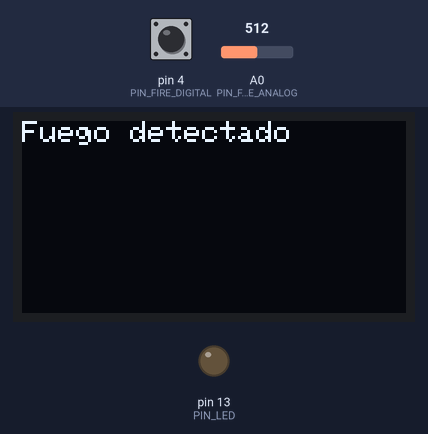
Bench run of a sketch on a simulated Arduino Uno, built with avr-gcc and run on an emulated ATmega328P. Parts: 128×64 one-colour display, output pins drawn as LEDs (lit = HIGH). The test bench sets the inputs (shaded band); at power-on: A0 (PIN_FIRE_ANALOG) = 512, pin 4 (PIN_FIRE_DIGITAL) HIGH. The display library's start-up logo is not drawn; what the sketch prints to the serial monitor is not drawn.

Above: at 3.2 s.
3.3 s: A0 (PIN_FIRE_ANALOG) set to 986
4.8 s: A0 (PIN_FIRE_ANALOG) set to 1016
At 6.1 s:
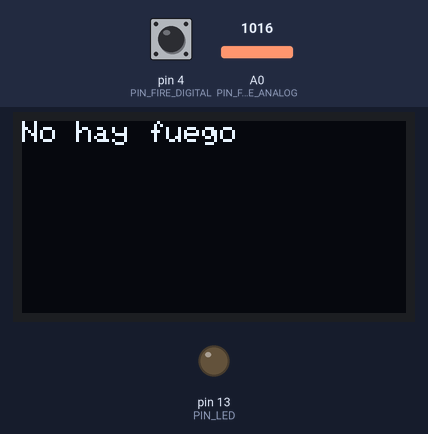
6.4 s: A0 (PIN_FIRE_ANALOG) set to 990
At 7.5 s:
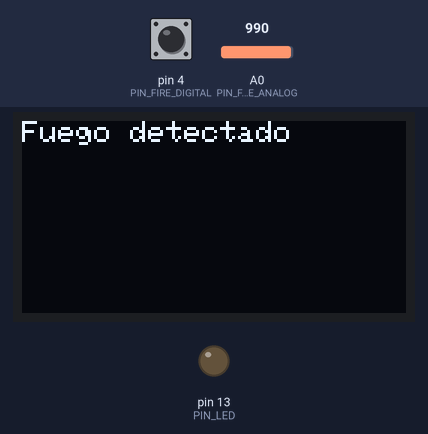
7.9 s: A0 (PIN_FIRE_ANALOG) set to 1010
At 9.1 s:
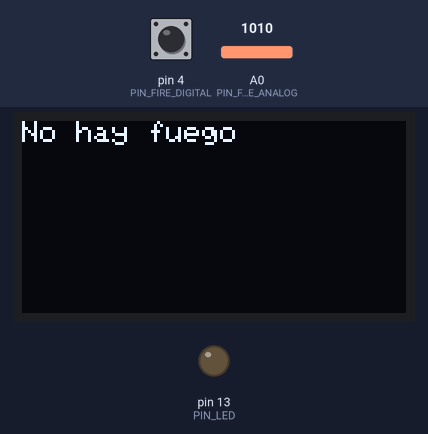
9.4 s: A0 (PIN_FIRE_ANALOG) set to 900
At 10.4 s:
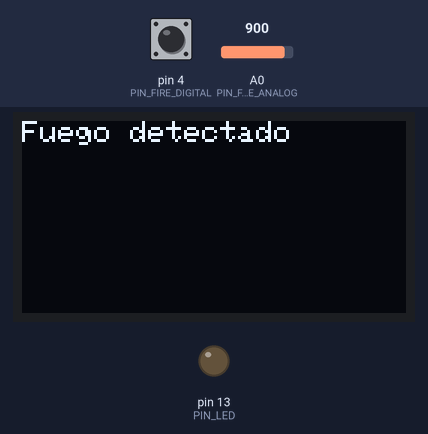
Timing chart, 0 to 12.0 s (numbered marks = the images above; inputs shaded):
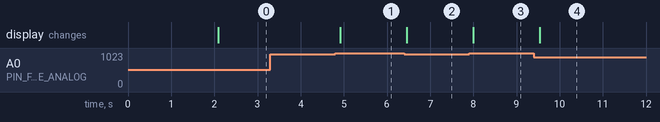

Measured:
- the behaviour switches between 999 and 1000 on A0 (PIN_FIRE_ANALOG) (found by bisection; images 0 and 1)
- after the input at 3.3 s, every drawn part: stays the same
- after the input at 4.8 s, the display: changes after 0.11 s (image 1)
- after the input at 6.4 s, the display: changes after 0.05 s (image 2)
- after the input at 7.9 s, the display: changes after 0.10 s (image 3)
- after the input at 9.4 s, the display: changes after 0.13 s (image 4)

The sketch:

FLAME.ino
```cpp
#include <Wire.h>
#include <Adafruit_GFX.h>
#include <Adafruit_SSD1306.h>

// Definir los pines
#define PIN_FIRE_ANALOG 14
#define PIN_FIRE_DIGITAL 4
#define PIN_LED 13  // Cambia esto al pin donde está conectado tu LED

// Inicializar el objeto del display OLED
Adafruit_SSD1306 display(128, 64, &Wire, -1);

void setup() {
  // Iniciar la comunicación serial
  Serial.begin(9600);

  // Inicializar el display OLED
  if (!display.begin(SSD1306_SWITCHCAPVCC, 0x3C)) {
    Serial.println(F("Error al iniciar el display OLED"));
    for(;;);
  }

  // Mostrar un mensaje de bienvenida en el display
  display.display();
  delay(2000);
  display.clearDisplay();

  // Configurar pines como entrada o salida
  pinMode(PIN_FIRE_DIGITAL, INPUT);
  pinMode(PIN_LED, OUTPUT);
}

void loop() {
  // Leer los valores del sensor de fuego
  int firesensor_analog = analogRead(PIN_FIRE_ANALOG);
  int firesensor_digital = digitalRead(PIN_FIRE_DIGITAL);

  // Imprimir información en el Monitor Serial
  Serial.print("Analog: ");
  Serial.print(firesensor_analog);
  Serial.print(", Digital: ");
  Serial.println(firesensor_digital);

  // Verificar si se detecta fuego o no
  if (firesensor_analog < 1000) {
    Serial.println("Fuego detectado");
    mostrarMensaje("Fuego detectado");
  } else if (digitalRead(PIN_LED) == LOW) {
    Serial.println("No hay fuego");
    mostrarMensaje("No hay fuego");
  } else {
    Serial.println("Esperando...");
    mostrarMensaje("Esperando...");
  }

  // Esperar antes de la siguiente iteración
  delay(100);
}

// Función para mostrar un mensaje en el display OLED
void mostrarMensaje(String mensaje) {
  display.clearDisplay();
  display.setTextSize(1);
  display.setTextColor(SSD1306_WHITE);
  display.setCursor(0, 0);
  display.print(mensaje);
  display.display();
}
```
